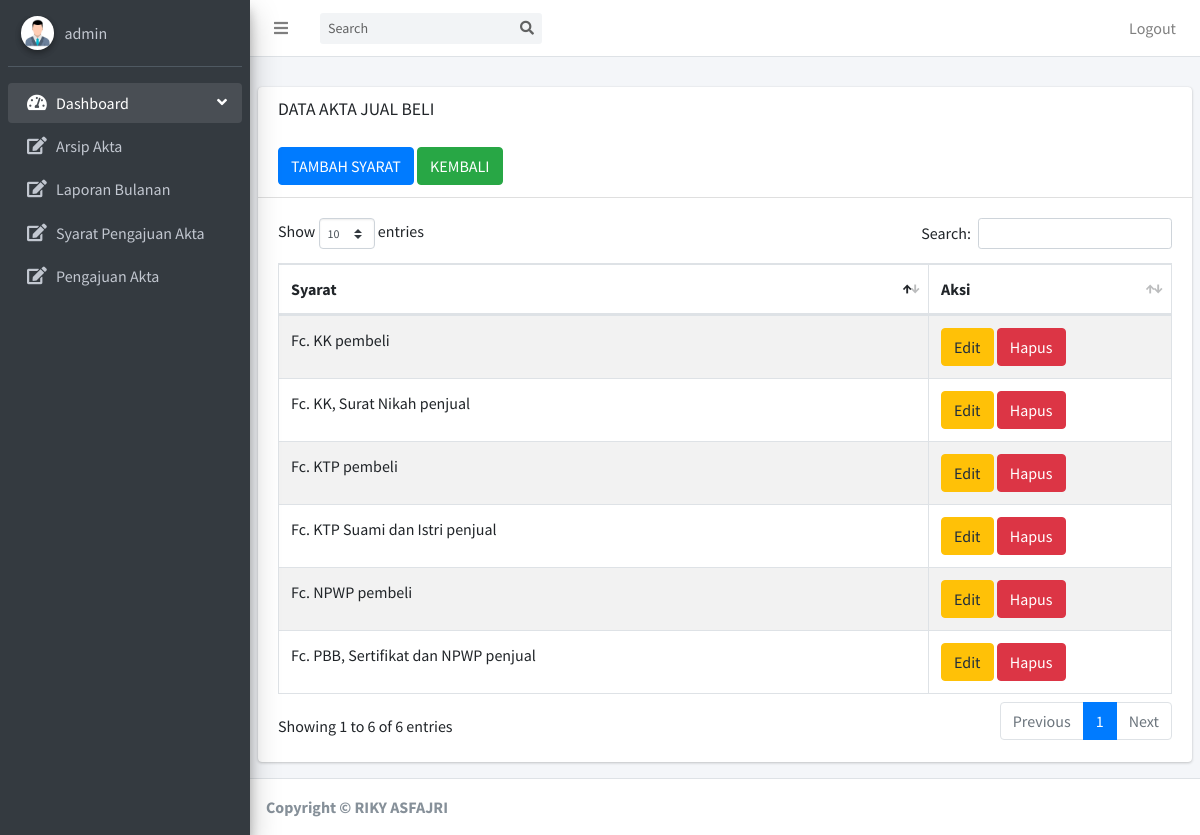
Screenshot of /nia/admin/syarat/detail.php?id=1 (signed in) with the database file from the repository.
### tables this page shows
CREATE TABLE `jenis_akta` (
  `id_jenis_akta` int(11) NOT NULL,
  `nama_akta` varchar(125) NOT NULL
);

CREATE TABLE `syarat` (
  `id_syarat` int(11) NOT NULL,
  `jenis_akta` int(11) NOT NULL,
  `syarat` varchar(225) NOT NULL
);

### nia/admin/syarat/detail.php (the view, shortened to what this page needs)
<?php include "../../pages/coneksi/config.php";
if (empty($_SESSION['username']) AND
    empty($_SESSION['password']))
    { header('location:../../pages/login/login.php');}
    else {
?>
<!DOCTYPE html>
<html>
<head>
  <link rel="stylesheet" href="../../plugins/fontawesome-free/css/all.min.css">
  <link rel="stylesheet" href="https://code.ionicframework.com/ionicons/2.0.1/css/ionicons.min.css">
  <link rel="stylesheet" href="../../plugins/datatables-bs4/css/dataTables.bootstrap4.css">
  <link rel="stylesheet" href="../../dist/css/adminlte.min.css">
</head>
<body class="hold-transition sidebar-mini">
<div class="wrapper">
  <?php include 'navbar.php'; include 'sidebar.php'; ?>
  <div class="content-wrapper">
    <section class="content-header">
    </section>
<?php
$akta =mysqli_query($koneksi,"SELECT * FROM jenis_akta WHERE id_jenis_akta='$_GET[id]' ");
$hakta=mysqli_fetch_assoc($akta); ?>
    <section class="content">
      <div class="row">
        <div class="col-12">
          <div class="card">
            <div class="card-header">
              <h3 class="card-title">DATA <?php echo "$hakta[nama_akta]"; ?></h3> <br><br>
              <?php echo "<a href='add.php?id=$hakta[id_jenis_akta]' class='btn btn-primary'>TAMBAH SYARAT</a> <a href='view.php' class='btn btn-success'>KEMBALI</a>";  ?>
            </div>
            <div class="card-body">
              <table id="example1" class="table table-bordered table-striped">
                <thead>
                <tr>
                  <th>Syarat</th>
                  <th width="200xp">Aksi</th>
                </tr>
                </thead>
                <tbody>
                <?php
                $hasila =mysqli_query($koneksi,"SELECT * FROM syarat WHERE jenis_akta='$hakta[id_jenis_akta]' ");
                while ($syarat=mysqli_fetch_assoc($hasila)) {
                    ?><tr>
                            <td><?php echo "$syarat[syarat] "; ?> </td>
                            <td><?php echo "
                            <a href='edit.php?id=$syarat[id_syarat]&ak=$hakta[id_jenis_akta]' class='btn btn-warning'>Edit</a>
                            <a href='hapus.php?sya=$syarat[id_syarat]&ak=$hakta[id_jenis_akta]' onclick=\"return confirm('Apakah anda yakin akan menghapus :)\" class='btn btn-danger'>Hapus</a>"; ?></td>
                        </tr>
                        <?php
                 }
                 ?>
                </tbody>
              </table>
            </div>
          </div>
        </div>
      </div>
    </section>
  </div>
<?php include '../footer.php'; ?>
</div>
</body>
</html>
<?php } ;?>

### rows the page displays
jenis_akta: nama_akta "AKTA JUAL BELI"
syarat: syarat "Fc. KTP pembeli"
syarat: syarat "Fc. KK pembeli"
syarat: syarat "Fc. NPWP pembeli"
syarat: syarat "Fc. KTP Suami dan Istri penjual"
syarat: syarat "Fc. KK, Surat Nikah penjual"
syarat: syarat "Fc. PBB, Sertifikat dan NPWP penjual"

### other values shown
$_SESSION[username] "admin"
